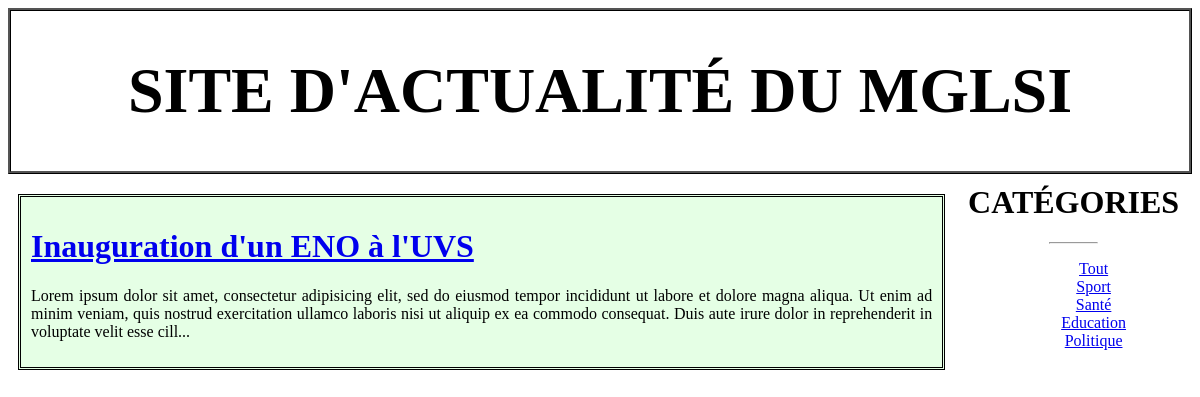
Page /mglsi_news_simple/index.php?action=categorie&id=3 on the committed database.
### tables this page shows
CREATE TABLE IF NOT EXISTS `article` (
  `id` int(11) NOT NULL AUTO_INCREMENT,
  `titre` varchar(255) DEFAULT NULL,
  `contenu` text,
  `dateCreation` datetime DEFAULT CURRENT_TIMESTAMP,
  `dateModification` datetime DEFAULT CURRENT_TIMESTAMP,
  `categorie` int(11) DEFAULT NULL,
  PRIMARY KEY (`id`),
  KEY `fk_categorie_article` (`categorie`)
);

CREATE TABLE IF NOT EXISTS `categorie` (
  `id` int(11) NOT NULL AUTO_INCREMENT,
  `libelle` varchar(20) DEFAULT NULL,
  PRIMARY KEY (`id`)
);

### mglsi_news_simple/controleur/Controller.php (called while the page is built, shortened)
<?php
	require_once 'modele/Article.php';
	require_once 'modele/Categorie.php';
	class Controller
	{
		public function showCategorie($id)
		{
			$articles = Article::getByCategoryId($id);
			$categories = Categorie::getList();
			require_once 'vue/articleByCategorie.php';
		}
	}
?>

### mglsi_news_simple/modele/Article.php (called while the page is built, shortened)
<?php
	class Article
	{
		public static function getByCategoryId($id)
		{
			$bdd = ConnexionManager::getInstance();
			$data = $bdd->query('SELECT * FROM Article WHERE categorie = '.$id);
			$articles = $data->fetchAll(PDO::FETCH_CLASS, 'Article');
			return $articles;
		}
	}
?>

### mglsi_news_simple/modele/Categorie.php (called while the page is built, shortened)
<?php
	class Categorie
	{
		public static function getList()
		{
			$bdd = ConnexionManager::getInstance();
			$reponse = $bdd->query('SELECT * FROM Categorie');
			$data = $reponse->fetchAll(PDO::FETCH_CLASS, 'Categorie');
			return $data;
		}
	}
?>

### mglsi_news_simple/vue/articleByCategorie.php (the view, shortened to what this page needs)
<!DOCTYPE html>
<html>
<head>
	<link rel="stylesheet" type="text/css" href="assets/css/style.css">
</head>
<body>
	<?php require_once 'inc/entete.php'; ?>
	<div id="contenu">
		<?php if (!empty($articles)): ?>
			<?php foreach ($articles as $article): ?>
				<div class="article">
					<h1><a href="index.php?action=article&id=<?= $article->id ?>"><?= $article->titre ?></a></h1>
					<p><?= substr($article->contenu, 0, 300) . '...' ?></p>
				</div>
			<?php endforeach ?>
		<?php else: ?>
			<div class="message">Aucun article trouvé</div>
		<?php endif ?>
	</div>
	<?php
		require_once 'inc/menu.php';
	?>
</body>
</html>

### mglsi_news_simple/vue/inc/menu.php
<div id="menu">
	<h1>Catégories</h1><hr width="20%">
	<ul>
		<li><a href="index.php">Tout</a></li>
		<?php foreach ($categories as $categorie): ?>
			<li><a href="index.php?action=categorie&id=<?= $categorie->id ?>"><?= $categorie->libelle ?></a></li>
		<?php endforeach ?>
	</ul>
</div>

### mglsi_news_simple/assets/css/style.css (style rules this page uses)
#contenu { float: left; width: 80%; text-align: justify; }
#menu { margin-left: 80%; text-align: center; }
#menu li { list-style-type: none; }
#menu h1 { margin-top: 0px; padding-top: 0px; font-family: "AGENCY FB"; text-transform: uppercase; }
.article { margin: 10px; padding: 10px; border:3px double black; background-color: rgba(0, 255, 0, 0.1); }

### rows in the picture
article: titre "Inauguration d'un ENO à l'UVS", contenu "Lorem ipsum dolor sit amet, consectetur adipisicing elit, sed do eiusmod tempor incididunt ut labore et dolore magna aliqua. Ut enim ad minim veniam, quis nostrud exercitation ullamco laboris nisi ut aliquip ex ea commodo consequat. Duis aute irure dolor in reprehenderit in voluptate velit esse cill"
categorie: libelle "Sport"
categorie: libelle "Santé"
categorie: libelle "Education"
categorie: libelle "Politique"
